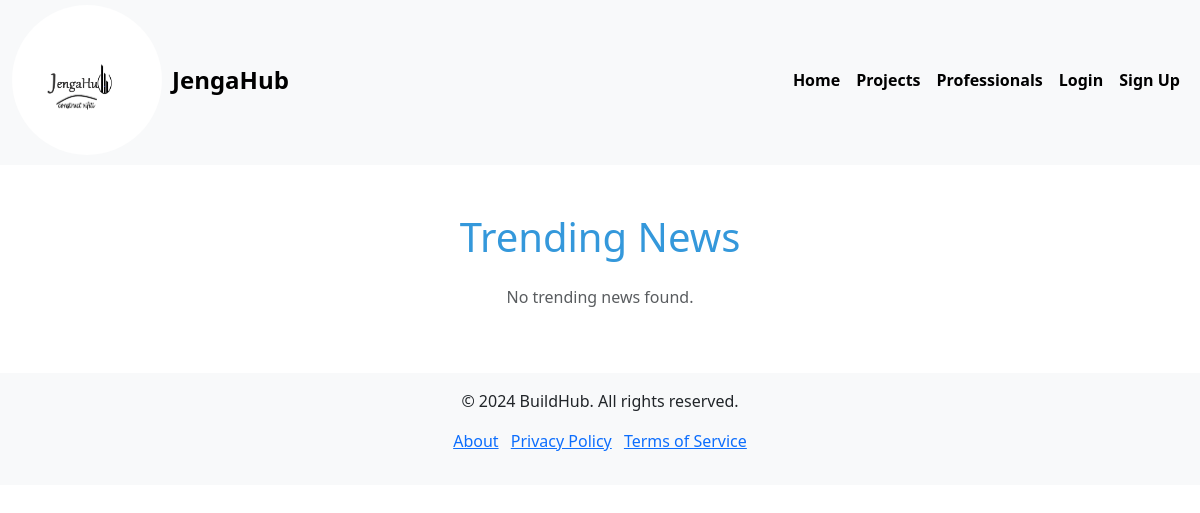
The app's page /jengahub/trending-news/, older data.
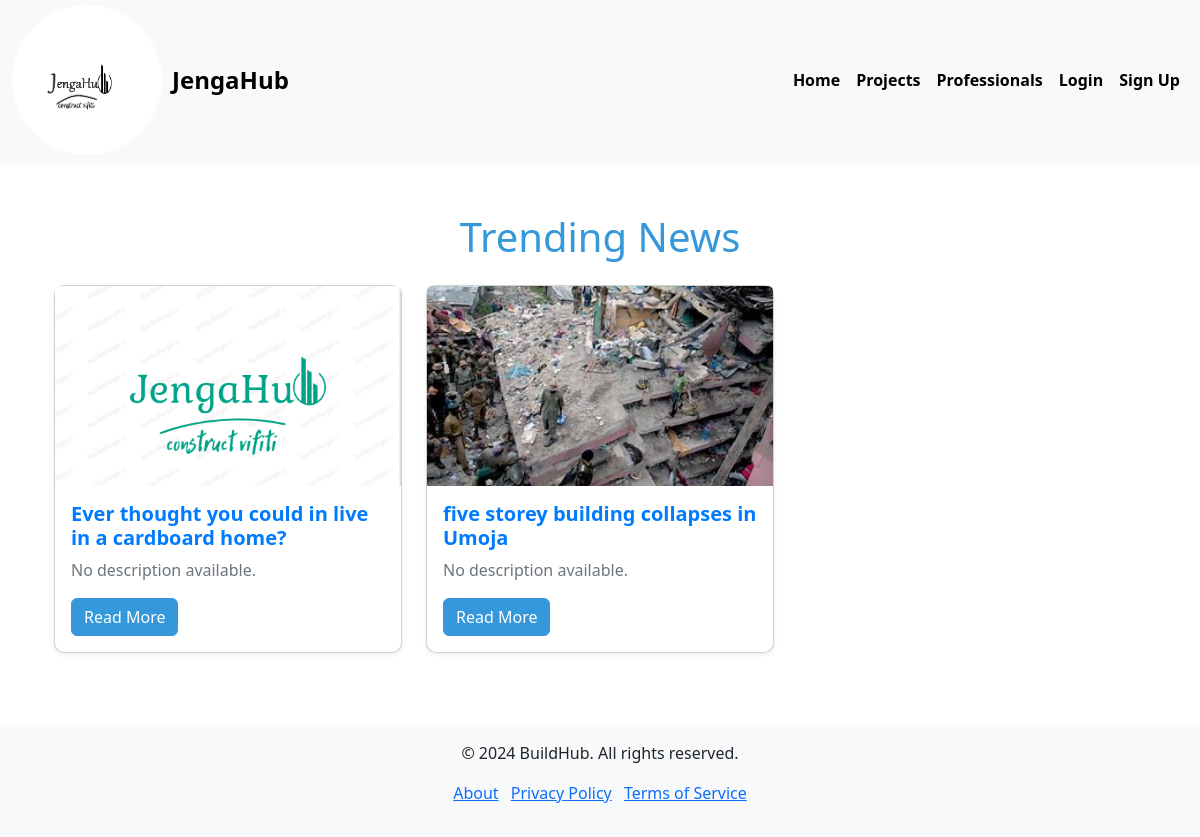
The same page, newer data.
### jengaHubApp/models.py (models this page shows, shortened)
class News(models.Model):
    title = models.CharField(max_length=255)
    content = models.TextField()
    image = models.ImageField(upload_to='news/', blank=True, null=True)
    url = models.URLField(blank=True, null=True)
    published_at = models.DateTimeField(auto_now_add=True)

### jengaHubApp/views.py (the view)
# urls.py: path('trending-news/', views.trending_news, name='trending_news'),
def trending_news(request):
    news_list = News.objects.all().order_by('-published_at')[:10]
    return render(request, 'jengaHubApp/trending_news.html', {'news_list': news_list})

### jengaHubApp/templates/jengaHubApp/trending_news.html (shortened to what this page needs)
{% extends 'base.html' %}
{% block content %}
<div class="container my-5">
    <h1 class="text-center mb-4" style="color: #3498db;">Trending News</h1>
    <div class="row">
        {% for news in news_list %}
        <div class="col-lg-4 col-md-6 col-sm-12 mb-4">
            <div class="card shadow-sm">
                {% if news.image.url %}
                    <img src="{{ news.image.url }}" class="card-img-top" alt="Image for {{ news.title }}">
                {% endif %}
                <div class="card-body">
                    <h5 class="card-title">{{ news.title }}</h5>
                    <p class="card-text">
                        {% if news.description %}
                            {{ news.description|truncatewords:20 }}
                        {% else %}
                            No description available.
                        {% endif %}
                    </p>
                    <button class="btn btn-primary read-more-btn">Read More</button>
                </div>
            </div>
        </div>
        {% empty %}
        <div class="col-12">
            <p class="text-center text-muted">No trending news found.</p>
        </div>
        {% endfor %}
    </div>
</div>
{% endblock %}

Row changes from the older to the newer data that the page shows:
added News: image (picture), title "Ever thought you could in live in a cardboard home?"
added News: image (picture), title "five storey building collapses in Umoja"
Text that changed along with them:
text no longer shown: "No trending news found."
